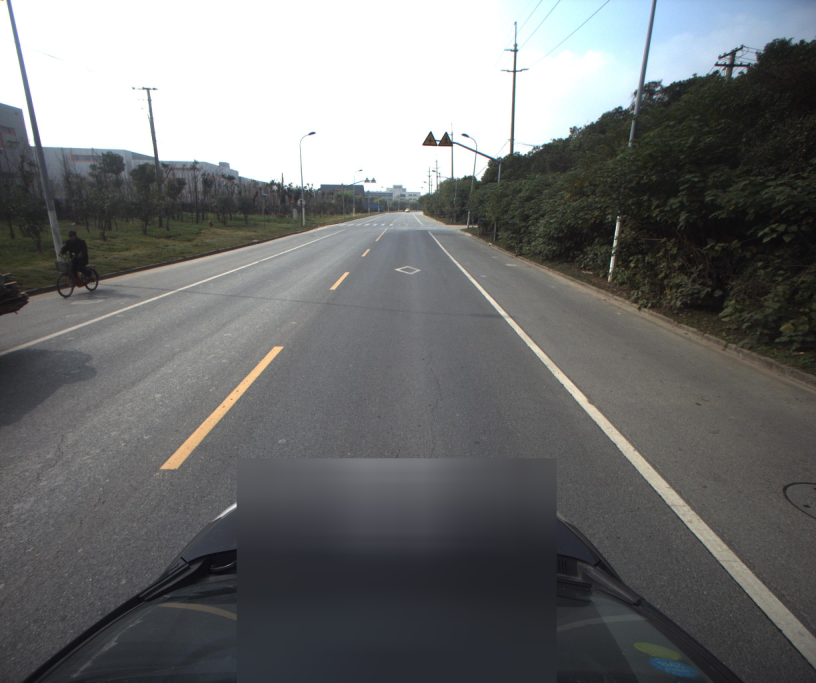
//> input picture ipm_para_source.jpg, 2448 x 2048 px (shown at 1/3 size)
$ ./main   (built with g++ and OpenCV 4)
//> lines starting //> are read from the running program, lines starting //| are printed output that depends on the picture
### camera_parameters.h
#ifndef __CAMERA_PARAMETERS_H__
#define __CAMERA_PARAMETERS_H__

#include <opencv2/opencv.hpp>

const double DEG2RAD = 0.01745329252;  //radian = degree * PI / 180

class CameraParameters
{
public:
	CameraParameters() = default;
	CameraParameters(const cv::Matx33d& camera_matrix, const cv::Vec4d& distortion_coeffs);
	~CameraParameters() = default;

	void SetParameters(const cv::Matx33d& camera_matrix, const cv::Vec4d& distortion_coeffs);
	inline void SetK1(const double k1) { k1_ = k1; }
	inline void SetK2(const double k2) { k2_ = k2; }
	inline void SetK3(const double k3) { k3_ = k3; }
	inline void SetK4(const double k4) { k4_ = k4; }
	inline void SetP1(const double p1) { p1_ = p1; }
	inline void SetP2(const double p2) { p2_ = p2; }
	inline void SetFx(const double fx) { fx_ = fx; }
	inline void SetFy(const double fy) { fy_ = fy; }
	inline void SetCx(const double cx) { cx_ = cx; }
	inline void SetCy(const double cy) { cy_ = cy; }

	inline void SetRoll(const double roll) { roll_angle_ = roll * DEG2RAD; }
	inline void SetYaw(const double yaw) { yaw_angle_ = yaw * DEG2RAD; }
	inline void SetPitch(const double pitch) { pitch_angle_ = pitch * DEG2RAD; }
	inline void SetHeight(const double height) { height_ = height; }

	inline double GetK1() const{ return k1_; }
	inline double GetK2() const{ return k2_; }
	inline double GetK3() const{ return k3_; }
	inline double GetK4() const{ return k4_; }
	inline double GetP1() const { return p1_; }
	inline double GetP2() const { return p2_; }
	inline double GetFx() const { return fx_; }
	inline double GetFy() const { return fy_; }
	inline double GetCx() const { return cx_; }
	inline double GetCy() const { return cy_; }


	inline double GetRoll() const { return roll_angle_; }
	inline double GetYaw() const { return yaw_angle_; }
	inline double GetPitch() const { return pitch_angle_; }
	inline double GetHeight() const { return height_; }

	cv::Matx33d GetCameraMatrix();
	cv::Vec4d GetDistortionCoeffs();

private:
	//内参
	double k1_ = 0.0;
	double k2_ = 0.0;
	double k3_ = 0.0;
	double k4_ = 0.0;
	double p1_ = 0.0;
	double p2_ = 0.0;

	double fx_ = 0.0;
	double fy_ = 0.0;

	double cx_ = 0.0;
	double cy_ = 0.0;

	//外参
	double roll_angle_ = 0.0;
	double yaw_angle_ = 0.0;
	double pitch_angle_ = 0.0;
	double height_ = 0.0;  //mm
};

#endif //__CAMERA_PARAMETERS_H__

### adaptive_ipm.h
#ifndef __ADAPTIVE_IPM_H__
#define __ADAPTIVE_IPM_H__

#include <string>
#include <vector>
#include <map>
#include "camera_parameters.h"


class IpmInfo
{
public:
	IpmInfo();
	~IpmInfo() = default;
	///min and max x-value on ground in world coordinates
	float xLimits[2];
	///min and max y-value on ground in world coordinates
	float yLimits[2];

	///conversion between mm in world coordinate on the ground in x-direction and pixel in image
	float xScale;
	///conversion between mm in world coordinate on the ground in y-direction and pixel in image
	float yScale;

	//set the IPM image width
	int width;
	//set the IPM image height
	int height;

	//portion of image height to add to y-coordinate of vanishing point
	float vpPortion;

	//initial vpPortion
	float vpInitPortion;

	//Left point in original image of region to make IPM for //ROI?
	float ipmLeft;
	///Right point in original image of region to make IPM for
	float ipmRight;
	///Top point in original image of region to make IPM for
	float ipmTop;
	///Bottom point in original image of region to make IPM for
	float ipmBottom;

	///interpolation to use for IPM (0: bilinear, 1:nearest neighbor) //双线性 0 和最近邻插值 1
	int ipmInterpolation;
};


class AdaptiveIPM
{
public:
	AdaptiveIPM() = delete;
	AdaptiveIPM(CameraParameters cam, IpmInfo info);
	~AdaptiveIPM() = default;

public:

	void SetVp(cv::Point pt);
	void SetCamera(CameraParameters cam);
	void SetIPMInfo(IpmInfo info);
	void GetVertices(std::vector<cv::Point2f>& vertices);
	void Transfer2IPM(cv::Mat &src, cv::Mat& dst);

	cv::Point2f GetVanishPoint(CameraParameters& cam);

	IpmInfo GetIIPMInfo() const;

	// [4 lines left out: function GetMaps, not called in this run]

private:
	void CalcIPMInfo();

	void TransformImage2Ground(const cv::Mat inPoints, cv::Mat outPoints, CameraParameters cameraInfo);
	void TransformGround2Image(const cv::Mat inPoints, cv::Mat outPoints, CameraParameters cameraInfo);

private:

	cv::Point2f vanish_point_;
	IpmInfo ipm_info_;
	CameraParameters camera_;
	cv::Mat maps_;
};

#endif //__ADAPTIVE_IPM_H__

### camera_parameters.cpp
#include "camera_parameters.h"

CameraParameters::CameraParameters(const cv::Matx33d& camera_matrix, const cv::Vec4d& distortion_coeffs)
{
    SetParameters(camera_matrix, distortion_coeffs);

    roll_angle_ = 0.0;
    yaw_angle_ = 0.0;
    pitch_angle_ = 0.0;
    height_ = 0.0;
}

void CameraParameters::SetParameters(const cv::Matx33d& camera_matrix, const cv::Vec4d& distortion_coeffs)
{
    cx_ = camera_matrix(0, 2);
    cy_ = camera_matrix(1, 2);
    fx_ = camera_matrix(0, 0);
    fy_ = camera_matrix(1, 1);
    k1_ = distortion_coeffs(0);
    k2_ = distortion_coeffs(1);
    k3_ = distortion_coeffs(2);
    k4_ = distortion_coeffs(3);
    p1_ = 0.0;
    p2_ = 0.0;
}

// [12 lines left out: functions GetCameraMatrix, GetDistortionCoeffs, not called in this run]

### adaptive_ipm.cpp
#include "adaptive_ipm.h"
#include <fstream>

IpmInfo::IpmInfo()
{
	ipmLeft = 0;
	ipmTop = 0;

	vpInitPortion = static_cast<float>(0.2);//0.02;  //初始化
	vpPortion = 0;// 0.13;		//随后更新的vpPortion
	ipmInterpolation = 0;  //双线性插值方法
}

AdaptiveIPM::AdaptiveIPM(CameraParameters cam, IpmInfo info)
{
	camera_ = std::move(cam);
	ipm_info_ = std::move(info);
}

void AdaptiveIPM::SetVp(cv::Point pt)
{
	vanish_point_ = std::move(pt);
	CalcIPMInfo();
}

// [9 lines left out: functions SetCamera, SetIPMInfo, not called in this run]

void AdaptiveIPM::CalcIPMInfo()
{
	//根据灭点来进行反投影变换
	cv::Point2f ptVP = vanish_point_;


	ptVP.y = MAX(0, ptVP.y);

	ipm_info_.vpPortion = ipm_info_.vpInitPortion;


	// [15 lines of commented-out code are left out]
#ifdef DEBUG
	std::cout << "left:" << ipm_info_.ipmLeft << std::endl;
	std::cout << "right:" << ipm_info_.ipmRight << std::endl;
	std::cout << "top:" << ipm_info_.ipmTop << std::endl;
	std::cout << "bottom:" << ipm_info_.ipmBottom << std::endl;
#endif

	float uvLimitsp[] = { ptVP.x,				ipm_info_.ipmRight,		ipm_info_.ipmLeft,		ptVP.x,
		ipm_info_.ipmTop,	ipm_info_.ipmTop,		ipm_info_.ipmTop,		ipm_info_.ipmBottom };

	cv::Mat uvLimits(2, 4, CV_32FC1, uvLimitsp);
#ifdef DEBUG
	std::cout << "uvLimits:" << std::endl;
	std::cout << uvLimits << std::endl;
#endif

	//get these points on the ground plane
	cv::Mat xyLimits(2, 4, CV_32FC1);

	TransformImage2Ground(uvLimits, xyLimits, camera_);
#ifdef DEBUG
	std::cout << "xyLimits:" << std::endl;
	std::cout << xyLimits << std::endl;
#endif

	//get extent on the ground plane
	cv::Mat row1, row2;
	row1 = xyLimits.row(0);
	row2 = xyLimits.row(1);
	double xfMax, xfMin, yfMax, yfMin;
	minMaxLoc(row1, &xfMin, &xfMax, 0, 0);
	minMaxLoc(row2, &yfMin, &yfMax, 0, 0);

	int outRow =  ipm_info_.height; //设定512*512
	int outCol = ipm_info_.width;

	double stepRow = (yfMax - yfMin) / outRow;
	double stepCol = (xfMax - xfMin) / outCol;

	cv::Mat xyGrid(2, outRow * outCol, CV_32FC1);
	int i, j;
	double x, y;


	//fill it with x-y values on the ground plane in world frame
	for (i = 0, y = yfMax - .5 * stepRow; i < outRow; i++, y -= stepRow)
	{
		for (j = 0, x = xfMin + .5 * stepCol; j < outCol; j++, x += stepCol)
		{
			xyGrid.at<float>(0, i * outCol + j) = static_cast<float>(x);
			xyGrid.at<float>(1, i * outCol + j) = static_cast<float>(y);
		}
	}

	//get their pixel values in image frame //获取每个像素的真实像素值，创建输出2行，outRow*outCol大小的矩阵
	cv::Mat uvGrid(2, outRow * outCol, CV_32FC1);
	TransformGround2Image(xyGrid, uvGrid, camera_);

	maps_ = uvGrid.clone();

	ipm_info_.xLimits[0] = xyGrid.at<float>(0, 0);
	ipm_info_.xLimits[1] = xyGrid.at<float>(0, (outRow - 1) * outCol + outCol - 1);
	ipm_info_.yLimits[1] = xyGrid.at<float>(1, 0);
	ipm_info_.yLimits[0] = xyGrid.at<float>(1, (outRow - 1) * outCol + outCol - 1);
	ipm_info_.xScale = 1 / static_cast<float>(stepCol);
	ipm_info_.yScale = 1 / static_cast<float>(stepRow);
	ipm_info_.width = outCol;
	ipm_info_.height = outRow;
#ifdef DEBUG
	std::cout << "stepCol " << stepCol << std::endl;
	std::cout << "stepRow " << stepRow << std::endl;
#endif
}

// [33 lines left out: function GetVertices, not called in this run]

void AdaptiveIPM::Transfer2IPM(cv::Mat& src, cv::Mat& dst)
{
	int outRow = ipm_info_.height;
	int outCol = ipm_info_.width;
	float ui, vi;

	//get mean of the input image
	//cv::Scalar means = mean(src);

	float* ui_array = maps_.ptr<float>(0);
	float* vi_array = maps_.ptr<float>(1);

	for (int i = 0; i < outRow; i++)
	{
		for (int j = 0; j < outCol; j++)
		{
			/*get pixel coordiantes*/
			//ui = maps_.at<float>(0, i * outCol + j);
			//vi = maps_.at<float>(1, i * outCol + j);
			ui = ui_array[i * outCol + j];
			vi = vi_array[i * outCol + j];

			uchar* p = dst.ptr<uchar>(i);
			if (ui<ipm_info_.ipmLeft || ui>ipm_info_.ipmRight || vi<ipm_info_.ipmTop || vi>ipm_info_.ipmBottom)
			{
				//dst.at<cv::Vec3b>(i, j) = 0;// cv::Vec3b(means.val[0], means.val[1], means.val[2]);
				p[j * 3 + 0] = 0;
				p[j * 3 + 1] = 0;
				p[j * 3 + 2] = 0;
			}
			/*not out of bounds, then get nearest neighbor*/
			else
			{
				/*Bilinear interpolation 双线性插值*/
				if (ipm_info_.ipmInterpolation == 0)
				{
					int x1 = int(ui);
					int x2 = int(ui + 0.5);
					int y1 = int(vi);
					int y2 = int(vi + 0.5);
					float x = ui - x1;
					float y = vi - y1;
					uchar* y1_array = src.ptr<uchar>(y1);
					p[j * 3 + 0] += static_cast<uchar>(y1_array[x1 * 3 + 0] * (1 - x) * (1 - y));
					p[j * 3 + 1] += static_cast<uchar>(y1_array[x1 * 3 + 1] * (1 - x) * (1 - y));
					p[j * 3 + 2] += static_cast<uchar>(y1_array[x1 * 3 + 2] * (1 - x) * (1 - y));
					p[j * 3 + 0] += static_cast<uchar>(y1_array[x2 * 3 + 0] * x * (1 - y));
					p[j * 3 + 1] += static_cast<uchar>(y1_array[x2 * 3 + 1] * x * (1 - y));
					p[j * 3 + 2] += static_cast<uchar>(y1_array[x2 * 3 + 2] * x * (1 - y));
					uchar* y2_array = src.ptr<uchar>(y2);
					p[j * 3 + 0] += static_cast<uchar>(y2_array[x1 * 3 + 0] * (1 - x) * y);
					p[j * 3 + 1] += static_cast<uchar>(y2_array[x1 * 3 + 1] * (1 - x) * y);
					p[j * 3 + 2] += static_cast<uchar>(y2_array[x1 * 3 + 2] * (1 - x) * y);
					p[j * 3 + 0] += static_cast<uchar>(y2_array[x2 * 3 + 0] * x * y);
					p[j * 3 + 1] += static_cast<uchar>(y2_array[x2 * 3 + 1] * x * y);
					p[j * 3 + 2] += static_cast<uchar>(y2_array[x2 * 3 + 2] * x * y);
					//cv::Vec3b val = src.at<cv::Vec3b>(y1, x1) * (1 - x) * (1 - y) + src.at<cv::Vec3b>(y1, x2) * x * (1 - y) + src.at<cv::Vec3b>(y2, x1) * (1 - x) * y + src.at<cv::Vec3b>(y2, x2) * x * y;
					//dst.at<cv::Vec3b>(i, j) = val;
				}
				/*nearest-neighbor interpolation最近邻插值*/
				else
				{
					int x2 = int(ui + 0.5);
					uchar* y1_array = src.ptr<uchar>(int(vi + .5));
					p[j * 3 + 0] = y1_array[x2 * 3 + 0];
					p[j * 3 + 1] = y1_array[x2 * 3 + 1];
					p[j * 3 + 2] = y1_array[x2 * 3 + 2];
					//dst.at<cv::Vec3b>(i, j) = src.at<cv::Vec3b>(int(vi + .5), int(ui + .5));
				}
			}
		}
	}
}

cv::Point2f AdaptiveIPM::GetVanishPoint(CameraParameters& cam)
{

	//检查到 struct 的初始化
	float vpp[] = { static_cast<float>(std::sin( cam.GetYaw()) / std::cos(cam.GetPitch())),
		static_cast<float>(std::cos(cam.GetYaw()) / std::cos(cam.GetPitch())),
		0 };
	cv::Mat vp(3, 1, CV_32FC1, vpp);

	//rotation matrix for yaw
	float tyawp[] = { static_cast<float>(cos(cam.GetYaw())),static_cast<float>(-sin(cam.GetYaw())),0,
		static_cast<float>(sin(cam.GetYaw())),static_cast<float>(cos(cam.GetYaw())),0,
		0,0,1 };
	cv::Mat tyaw(3, 3, CV_32FC1, tyawp);

	//rotation matrix for pitch
	float tpitchp[] = { 1,0,0,
		0,static_cast<float>(-sin(cam.GetPitch())),static_cast<float>(-cos(cam.GetPitch())),
		0,static_cast<float>(cos(cam.GetPitch())),static_cast<float>(-sin(cam.GetPitch())) };
	cv::Mat transform(3, 3, CV_32FC1, tpitchp);

	transform = tyaw * transform;

	//matrix to shift optical center and focal length
	float tlp[] = { static_cast<float>(cam.GetFx()),       0,     static_cast<float>(cam.GetCx()),
		0,       static_cast<float>(cam.GetFy()),     static_cast<float>(cam.GetCy()),
		0,              0,            1 };


	cv::Mat tl(3, 3, CV_32FC1, tlp);
	//combine transform
	transform = tl * (transform);

	//transform
	vp = transform * (vp);

	return cv::Point2f(vp.at<float>(0, 0), vp.at<float>(1, 0));
}

// [4 lines left out: function GetIIPMInfo, not called in this run]


void AdaptiveIPM::TransformImage2Ground(const cv::Mat inPoints, cv::Mat outPoints, CameraParameters cameraInfo)
{

	//add two rows to the input points
	cv::Mat inPoints4 = cv::Mat::zeros(inPoints.rows + 2, inPoints.cols, inPoints.type());
#ifdef DEBUG
	std::cout << "inPoints4:" << std::endl;
	std::cout << inPoints4 << std::endl;
#endif

	//copy inPoints to first two rows
	cv::Mat inPoints2, inPoints3, inPointsr4, inPointsr3;

	inPoints2 = inPoints4.rowRange(0, 2);
	inPoints3 = inPoints4.rowRange(0, 3);
	inPointsr3 = inPoints4.row(2);
	inPointsr4 = inPoints4.row(3);
#ifdef DEBUG
	std::cout << "inPoints3:" << std::endl;
	std::cout << inPoints3 << std::endl;
#endif

	inPointsr3.setTo(cv::Scalar(1));
	inPoints.copyTo(inPoints2);
#ifdef DEBUG
	std::cout << "inPoints3:" << std::endl;
	std::cout << inPoints3 << std::endl;
#endif

	//create the transformation matrix
	double c1 = cos(cameraInfo.GetPitch());
	double s1 = sin(cameraInfo.GetPitch());
	double c2 = cos(cameraInfo.GetYaw());
	double s2 = sin(cameraInfo.GetYaw());
#ifdef DEBUG
	std::cout << "pitch = " << cameraInfo.GetPitch() << std::endl;
	std::cout << "yaw = " << cameraInfo.GetYaw() << std::endl;
	std::cout << "c1 = " << c1 << std::endl;
	std::cout << "s1 = " << s1 << std::endl;
	std::cout << "c2 = " << c2 << std::endl;
	std::cout << "s2 = " << s2 << std::endl;
	std::cout << "Fx = " << cameraInfo.GetFx() << std::endl;
	std::cout << "Fy = " << cameraInfo.GetFy() << std::endl;
	std::cout << "Cx = " << cameraInfo.GetCx() << std::endl;
	std::cout << "Cy = " << cameraInfo.GetCy() << std::endl;
	std::cout << "Hi = " << cameraInfo.GetHeight() << std::endl;
#endif
	float matp[] = {
		static_cast<float>(-cameraInfo.GetHeight() * c2 / cameraInfo.GetFx()),
		static_cast<float>(cameraInfo.GetHeight() * s1 * s2 / cameraInfo.GetFy()),
		static_cast<float>((cameraInfo.GetHeight() * c2 * cameraInfo.GetCx() /
		cameraInfo.GetFx()) - (cameraInfo.GetHeight() * s1 * s2 * cameraInfo.GetCy() /
			cameraInfo.GetFy()) - cameraInfo.GetHeight() * c1 * s2),

		static_cast<float>(cameraInfo.GetHeight() * s2 / cameraInfo.GetFx()),
		static_cast<float>(cameraInfo.GetHeight() * s1 * c2 / cameraInfo.GetFy()),
		static_cast<float>((-cameraInfo.GetHeight() * s2 * cameraInfo.GetCx()
			/ cameraInfo.GetFx()) - (cameraInfo.GetHeight() * s1 * c2 *
				cameraInfo.GetCy() / cameraInfo.GetFy()) -
		cameraInfo.GetHeight() * c1 * c2),

		0,		static_cast<float>(cameraInfo.GetHeight() * c1 / cameraInfo.GetFy()),
		static_cast<float>((-cameraInfo.GetHeight() * c1 * cameraInfo.GetCy() /
			cameraInfo.GetFy()) + cameraInfo.GetHeight() * s1),

		0,		static_cast<float>(-c1 / cameraInfo.GetFy()),static_cast<float>((c1 * cameraInfo.GetCy() / cameraInfo.GetFy()) - s1),
	};

	cv::Mat mat(4, 3, CV_32FC1, matp);
#ifdef DEBUG
	std::cout << "mat:" << std::endl;
	std::cout << mat << std::endl;
	std::cout << "inPoints3:" << std::endl;
	std::cout << inPoints3 << std::endl;
#endif
	//multiply
	inPoints4 = mat * (inPoints3);
#ifdef DEBUG
	std::cout << "inPoints3:" << std::endl;
	std::cout << inPoints3 << std::endl;
#endif

	//divide by last row of inPoints4
	for (int i = 0; i < inPoints.cols; i++)
	{
		float div = inPointsr4.at<float>(0, i);
		inPoints4.at<float>(0, i) = inPoints4.at<float>(0, i) / div;
		inPoints4.at<float>(1, i) = inPoints4.at<float>(1, i) / div;
	}
	//put back the result into outPoints
	inPoints2.copyTo(outPoints);

}


void AdaptiveIPM::TransformGround2Image(const cv::Mat inPoints, cv::Mat outPoints, CameraParameters cameraInfo)
{
	//add two rows to the input points
	cv::Mat inPoints3(inPoints.rows + 1, inPoints.cols, inPoints.type());

	//copy inPoints to first two rows
	cv::Mat inPoints2, inPointsr3;
	inPoints2 = inPoints3.rowRange(0, 2);
	inPointsr3 = inPoints3.row(2);

	inPointsr3.setTo(cv::Scalar(-cameraInfo.GetHeight()));
	inPoints.copyTo(inPoints2);
	//create the transformation matrix
	double c1 = cos(cameraInfo.GetPitch());
	double s1 = sin(cameraInfo.GetPitch());
	double c2 = cos(cameraInfo.GetYaw());
	double s2 = sin(cameraInfo.GetYaw());
	float matp[] = {
		static_cast<float>(cameraInfo.GetFx() * c2 + c1 * s2 * cameraInfo.GetCx()),
		static_cast<float>(-cameraInfo.GetFx() * s2 + c1 * c2 * cameraInfo.GetCx()),
		static_cast<float>(-s1 * cameraInfo.GetCx()),

		static_cast<float>(s2 * (-cameraInfo.GetFy() * s1 + c1 * cameraInfo.GetCy())),
		static_cast<float>(c2 * (-cameraInfo.GetFy() * s1 + c1 * cameraInfo.GetCy())),
		static_cast<float>(-cameraInfo.GetFy() * c1 - s1 * cameraInfo.GetCy()),

		static_cast<float>(c1 * s2),
		static_cast<float>(c1 * c2),
		static_cast<float>(-s1)
	};
	cv::Mat mat(3, 3, CV_32FC1, matp);
	//multiply
	inPoints3 = mat * inPoints3;
	//divide by last row of inPoints4
	for (int i = 0; i < inPoints.cols; i++)
	{
		float div = inPointsr3.at<float>(0, i);
		inPoints3.at<float>(0, i) = inPoints3.at<float>(0, i) / div;
		inPoints3.at<float>(1, i) = inPoints3.at<float>(1, i) / div;
	}
	//put back the result into outPoints
	inPoints2.copyTo(outPoints);

}

### main.cpp
#include "adaptive_ipm.h"

int main(int argc, char** argv)
{

	cv::Matx33d camera_matrix = cv::Matx33d(
		1431.002979924706600, 0., 1218.826159997833700,
		0., 1428.665155204724400, 1026.414146259616900,
		0., 0., 1.);
	cv::Vec4d distortion_coeffs = cv::Vec4d(-0.051456953321389, 0.071852289379636, 0.001291245731554, 0.000738842703160);
	CameraParameters camera(camera_matrix, distortion_coeffs);
	camera.SetP1(0.001186043659633);
	camera.SetHeight(3000);
	camera.SetPitch(16.9);
	camera.SetRoll(0);
	camera.SetYaw(0);


	//set the ipm info
	IpmInfo info;
	info.width = 1280;
	info.height = 1280;
	info.ipmBottom = 2047;
	info.ipmRight = 2447;
	info.ipmTop = 1220;
	info.ipmLeft = 0;
	AdaptiveIPM ipm(camera, info);

	//set vanishpoint
	cv::Point vp = ipm.GetVanishPoint(camera);
	std::cout << "vp = " << vp << std::endl;
	ipm.SetVp(vp);

	cv::Mat dst,test;
	test = cv::imread("ipm_para_source.jpg");
//> test is the input picture: 2048 rows x 2448 cols, CV_8UC3; mean B, G, R 112.9, 112.6, 111.2
	dst = cv::Mat::zeros(cv::Size(info.width, info.height), CV_8UC3);
	ipm.Transfer2IPM(test, dst);
//> the loop in Transfer2IPM, `for (int i = 0; i < outRow; i++)` made 1280 passes
//> (ui, vi) on passes 1 to 3: (2446.3, 1220.1), (2446.9, 1220.4), (2447.4, 1220.7)
//> after the loop in Transfer2IPM, `for (int i = 0; i < outRow; i++)`:
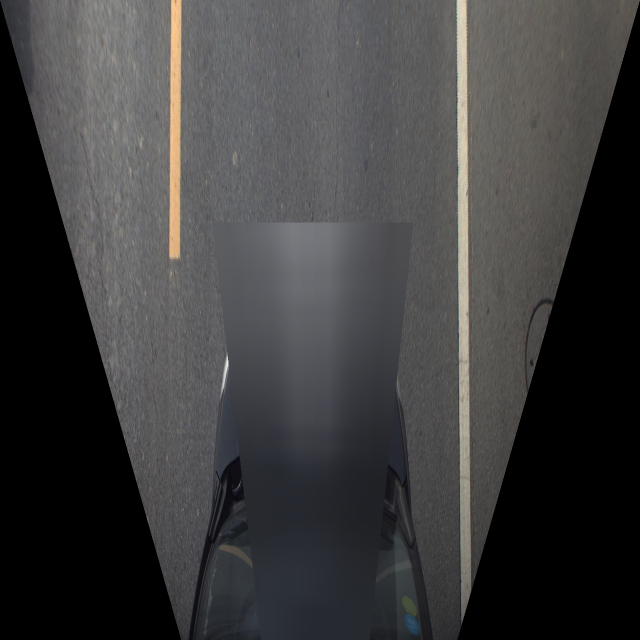
//> dst: 1280 rows x 1280 cols, CV_8UC3 (shown at 1/2 size); mean B, G, R 62.2, 61.8, 62.3
//> after the loop in Transfer2IPM, `for (int i = 0; i < outRow; i++)`: ui = 4061.6; vi = 2046.3

	cv::imshow("result", dst);
	cv::waitKey(0);

	return 0;
}
